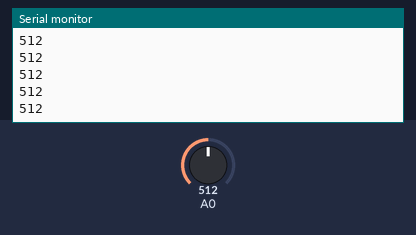
Recording of a sketch running on a simulated Arduino Uno, built with avr-gcc and run on an emulated ATmega328P. On the bench: the last lines printed to the serial monitor. Inputs (shaded band) come from the test bench; at power-on: A0 = 512.

Above: at 1.2 s.
1.3 s: A0 set to 716
At 2.2 s:
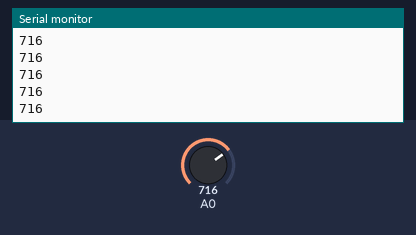
2.8 s: A0 set to 900
At 3.4 s:
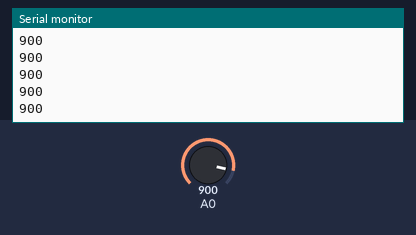
Timing chart, 0 to 5.8 s (numbered marks = the images above; inputs shaded):
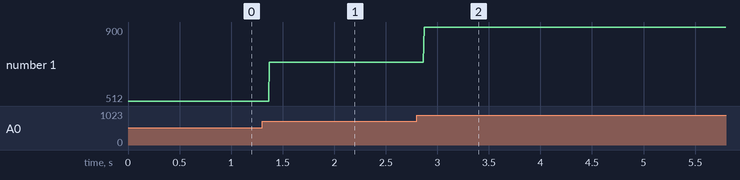

Measured:
- after the input at 1.3 s, the serial monitor: prints a new line after 0.07 s (image 1)
- after the input at 2.8 s, the serial monitor: prints a new line after 0.07 s (image 2)
- plotted number 1: 512 → 716 after the input at 1.3 s, 716 → 900 after the input at 2.8 s

The sketch:

OMCCD_VolumeSensorAC_ADC_00.ino
```cpp
int raw0;
int raw1;
int raw;
double samplePeriod=10.0;
double startTime=0.0;
double endTime=0.0;
int thresh =10;

void setup()
{
Serial.begin(9600);
raw=0;
raw0=0;
raw1=0;
}

void loop(){
  //startTime=millis();
  raw1=analogRead(A0);
  //if(raw<thresh){raw=raw0;}else{raw=raw1; raw0=raw1;};
  if(raw1>0 && raw1<1023){
  Serial.println(raw1);
  }
  //endTime=millis();
  //delay(samplePeriod-endTime+startTime);
  delay(0);
}
```
